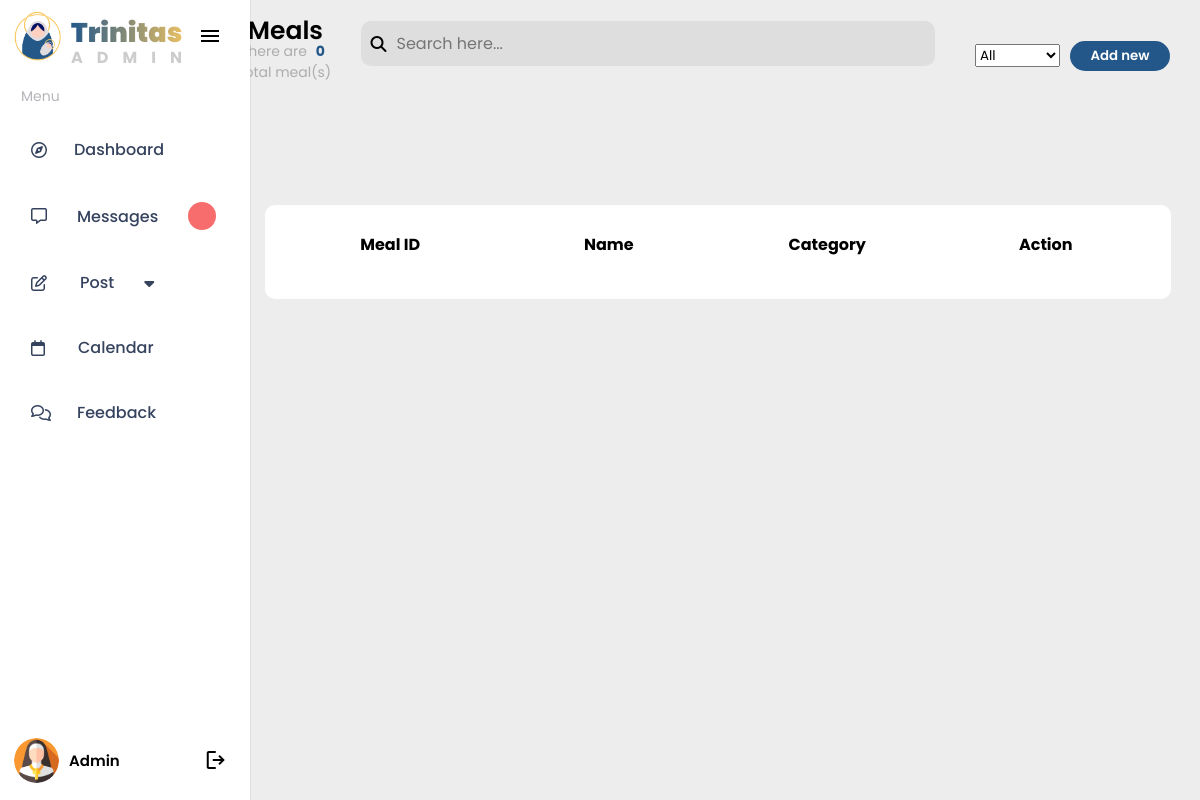
The page /admin-side/post-meals.php (signed in) on the database as committed earlier.
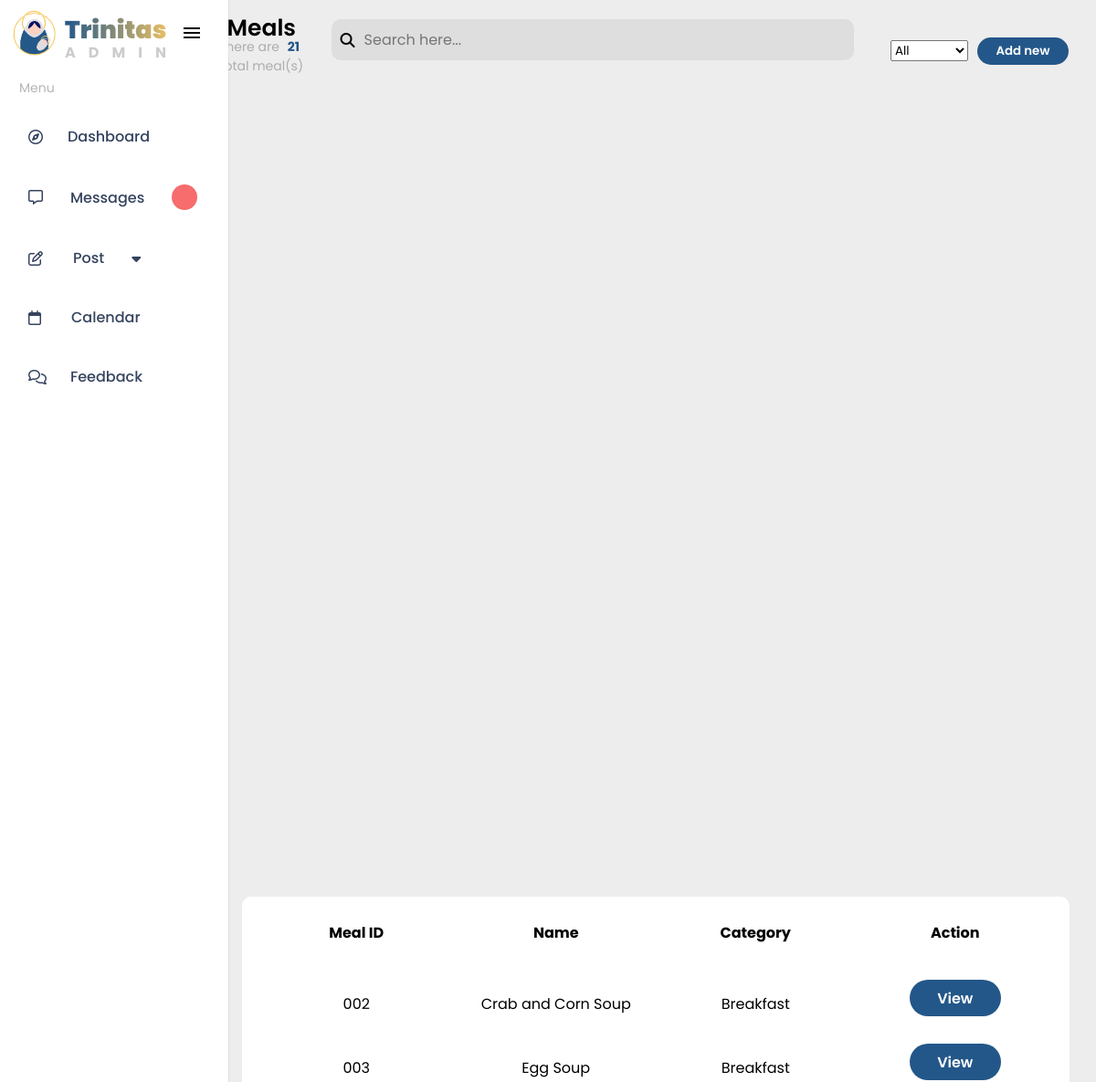
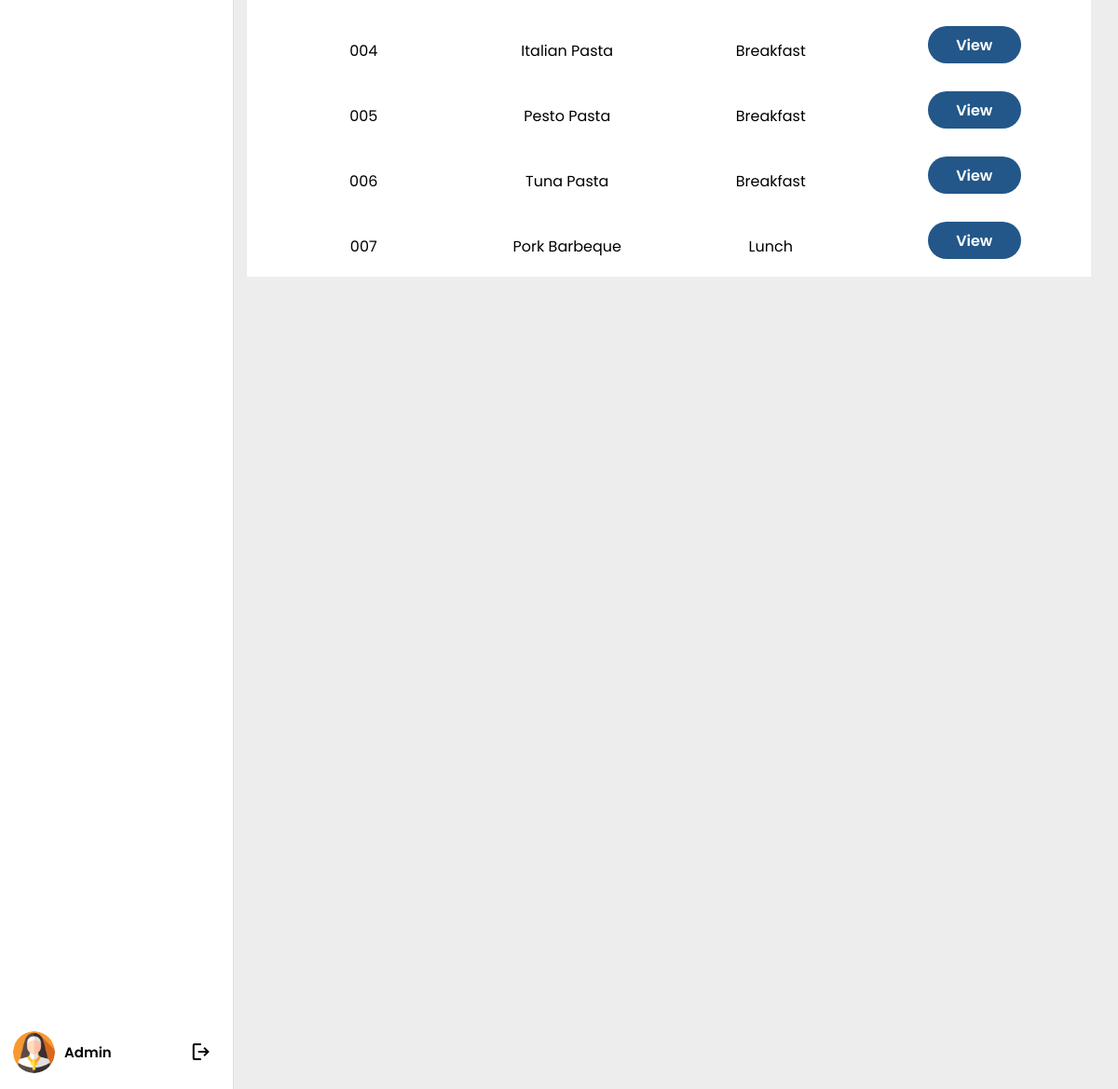
The same page on the database as committed later (2 pictures, top to bottom).
### tables this page shows
CREATE TABLE `meals` (
  `meal_id` int(11) NOT NULL,
  `meal_name` varchar(255) NOT NULL,
  `meal_img_path` varchar(255) NOT NULL
);

CREATE TABLE `meal_category` (
  `mealCat_id` int(11) NOT NULL,
  `mealCat_name` varchar(255) NOT NULL
);

### admin-side/post-meals.php (the view, shortened to what this page needs)
<?php
$sql = "SELECT meals.meal_id, meals.meal_name, meal_category.mealCat_name
        FROM meals
        JOIN meal_sets ON meals.meal_id = meal_sets.meal_id
        JOIN meal_category ON meal_sets.mealCat_id = meal_category.mealCat_id";
$stmt = $conn->prepare($sql);
$stmt->execute();
try {
    $sqlCount = "SELECT COUNT(*) AS totalMeals FROM meals";
    $resultCount = $conn->query($sqlCount);
    $row = $resultCount->fetch(PDO::FETCH_ASSOC);
    $totalMeals = $row['totalMeals'];
} catch (PDOException $e) {
    die("Error fetching data: " . $e->getMessage());
}
?>
<!DOCTYPE html>
<html lang="en">
<head>
    <link rel="stylesheet" href="https://cdnjs.cloudflare.com/ajax/libs/font-awesome/6.4.0/css/all.min.css" />
    <link rel="stylesheet" href="./css/admin_style.css">
</head>
<body style="overflow-x: hidden;">
    <?php
    include "./admin_sidebar.php";
    include "./meal-view.php";
    include "./add-meal.php";
    ?>
    <section class="post-meals">
        <div class="admin-meal-header">
            <div class="right-section">
                <h4 class="admin-title">Meals</h4>
                <p class="total-indicator">There are <span class="total-num"><?php echo $totalMeals ?></span> total meal(s)</p>
            </div>
            <div class="center-section">
                <div class="search-bar-admin">
                    <i class="fa-solid fa-magnifying-glass"></i>
                    <input type="text" id="searchInput" placeholder="Search here...">
                </div>
            </div>
            <div class="left-section">
                <select name="selectedStatus" class="sorting-list">
                    <option value="">All</option>
                </select>
                <button class="add-btn">Add new</button>
            </div>
        </div>
        <div class="table-container">
            <table class="meal-table">
                <tr>
                    <th>Meal ID</th>
                    <th>Name</th>
                    <th>Category</th>
                    <th>Action</th>
                </tr>
                <?php
                while ($row = $stmt->fetch(PDO::FETCH_ASSOC)) {
                    echo '<tr class="searchable-card">
                    <td>' . sprintf("%03d", $row['meal_id']) . '</td>
                    <td>' . $row['meal_name'] . '</td>
                    <td>' . $row['mealCat_name'] . '</td>
                    <td>
                        <button class="view-btn" data-meal-id="' . $row['meal_id'] . '">View</button>
                    </td>
                </tr>';
                }
                ?>
            </table>
        </div>
    </section>
</body>

Rows that differ between the two databases and show on the page:
added meals: meal_id "002", meal_name "Crab and Corn Soup", meal_category.mealCat_name "Breakfast"
added meals: meal_id "003", meal_name "Egg Soup", meal_category.mealCat_name "Breakfast"
added meals: meal_id "004", meal_name "Italian Pasta", meal_category.mealCat_name "Breakfast"
added meals: meal_id "005", meal_name "Pesto Pasta", meal_category.mealCat_name "Breakfast"
added meals: meal_id "006", meal_name "Tuna Pasta", meal_category.mealCat_name "Breakfast"
added meals: meal_id "007", meal_name "Pork Barbeque", meal_category.mealCat_name "Lunch"
Other text that changed with them:
$totalMeals: "0" → "21"
